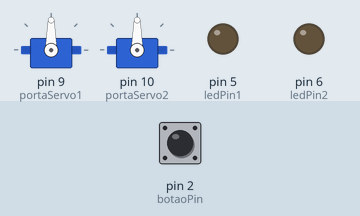
A sketch run on a simulated Arduino Uno, built with avr-gcc and run on an emulated ATmega328P. On the bench: 2 × servo, output pins drawn as LEDs (lit = HIGH). Inputs (shaded band) come from the test bench; at power-on: pin 2 (botaoPin) LOW.

Above: at 1.2 s.
1.3 s: pin 2 (botaoPin) pulled HIGH for 0.15 s
At 1.7 s:
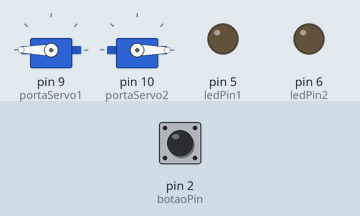
At 4.2 s:
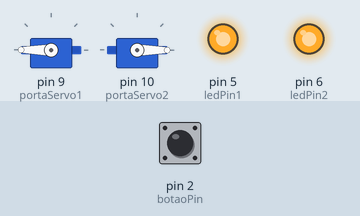
4.3 s: pin 2 (botaoPin) pulled HIGH for 1 s
At 6.6 s:
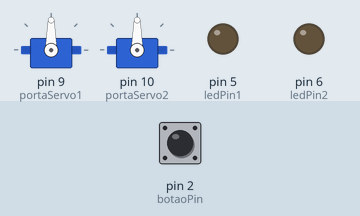
Timing chart, 0 to 8.1 s (numbered marks = the images above; inputs shaded):
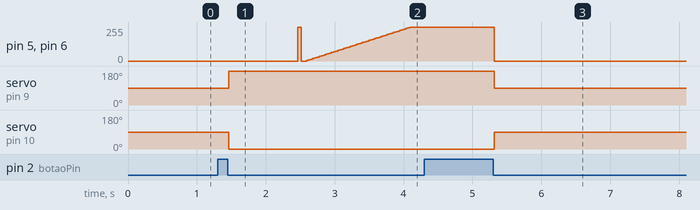

The sketch:

capaceteIronMan.ino
```cpp
#include <Servo.h>
//servo 1
Servo myservo;
Servo myservo1;
int val; // variable for reading the pin status
int val2; // variable for reading the delayed/debounced status
int buttonState = 0;
int servostatus = 0;
int botaoPin = 2; // porta aonde o pino será conectado, pode ser qualquer porta digital
int ledPin1 = 5; //pino do led 1 a porta deve ser PWM
int ledPin2 = 6;//pino do led 2 a porta deve ser PWM
int valorInicial = 0; //valor inicial do servo, tipo 0 graus
int valorFinal = 90;  //valor final do servo, tipo 90 graus
int portaServo1 = 9;
int portaServo2 = 10;
//Variável abaixo para quando o led irá piscar após fechar a tampa. Neste caso o led pisca depois de 1s.
int tempoEspera = 1000; //tempo em miliSegundos (1000 = 1s)

void setup() {// run once, when the sketch starts
  myservo.attach(portaServo1);
  myservo1.attach(portaServo2);
  pinMode(botaoPin,  INPUT);
  pinMode(ledPin1,   OUTPUT);
  pinMode(ledPin2,   OUTPUT);
  buttonState = digitalRead(botaoPin);
  myservo.write(90);
  myservo1.write(90);
  Serial.begin(9600);
}

void fecharTampa(){
  myservo.write(180);
  myservo1.write(0);
}

void abrirTampa(){
  myservo.write(90);
  myservo1.write(90);
}

void piscaLed(){
  digitalWrite(ledPin1, HIGH);
  digitalWrite(ledPin2, HIGH);
  delay(50);
  digitalWrite(ledPin1, LOW);
  digitalWrite(ledPin2, LOW);
  delay(50);
}

//Efeito fading, ascende devagarinho
void ascendeLed(){
  for (int fadeValue = 0 ; fadeValue <= 255; fadeValue += 5) {
    // sets the value (range from 0 to 255):
    analogWrite(ledPin1, fadeValue);
    analogWrite(ledPin2, fadeValue);
    delay(30);
  }
}

void loop() { // run over and over again

  val = digitalRead(botaoPin); //lê o botão
  delay(10); // 10 milliseconds is a good amount of time
  val2 = digitalRead(botaoPin); //lê o botão de novo pra ter certeza
  if (val == val2) { //As duas leituras forem consistentes?
    if (val != buttonState) { //Verifica se mudou o estado do botão
      if (val == LOW) { //o botão está pressionado?
        if (servostatus == 0) { // is the light off?
          servostatus = 1; // turn light on!
          fecharTampa();
          delay(tempoEspera);
          piscaLed();
          //Efeito fading
          ascendeLed();
        }
        else {
          servostatus = 0; // apaga led
          digitalWrite(ledPin1, LOW);
          digitalWrite(ledPin2, LOW);
          abrirTampa();
        }
      }
    }
    buttonState = val; // save the new state in our variable
  }
}
```

Measured:
- after the input at 1.3 s, servo on pin 9 (portaServo1): 90° → 180° after 0.16 s; servo on pin 10 (portaServo2): 90° → 0° after 0.16 s
- after the input at 4.3 s, pin 5 (ledPin1), pin 6 (ledPin2): 255/255 → 0/255 after 1.0 s; servo on pin 9 (portaServo1): 180° → 90° after 1.0 s; servo on pin 10 (portaServo2): 0° → 90° after 1.0 s
